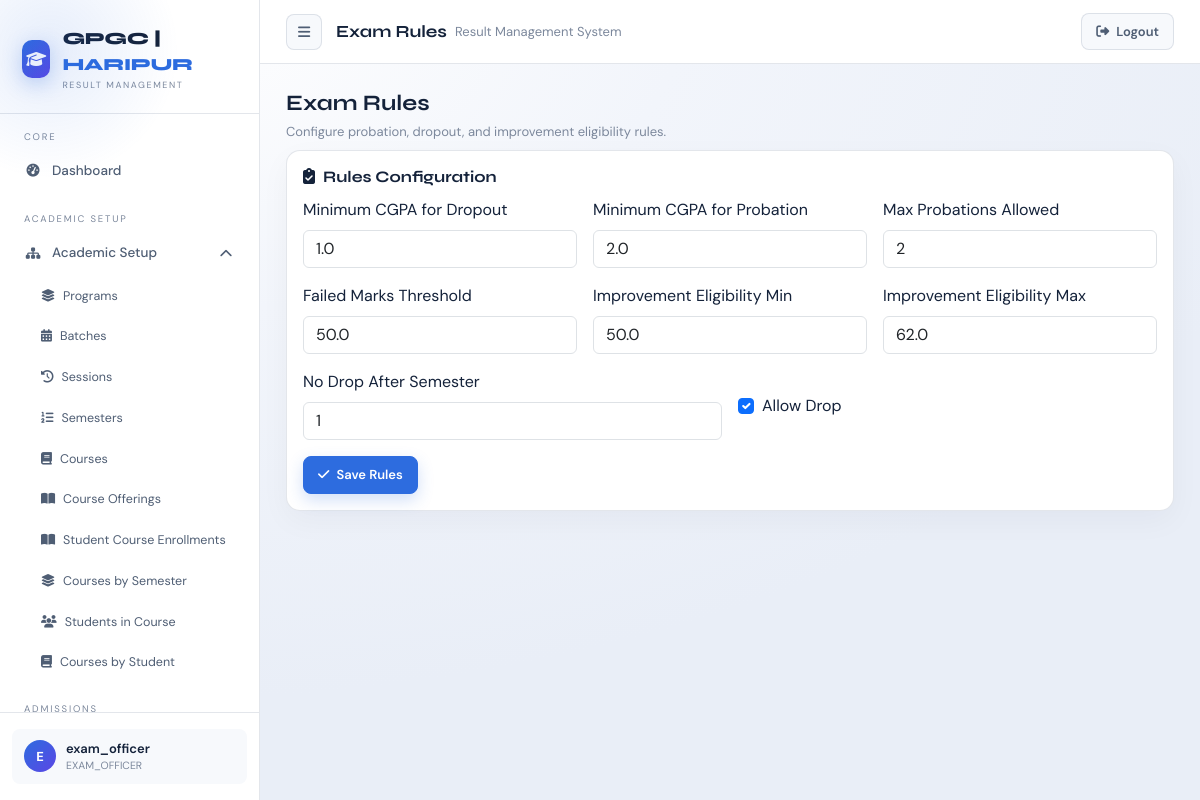
Screenshot of /exams/rules/ (signed in) with the database file from the repository.
### accounts/models.py (models this page shows, shortened)
class User(AbstractUser):
    department = models.ForeignKey(
        "academics.Department",
        on_delete=models.SET_NULL,
        null=True,
        blank=True,
        related_name="users"
    )
    is_locked = models.BooleanField(default=False)
    def in_group(self, name):
        return self.groups.filter(name=name).exists()
    def is_exam_officer(self):
        return self.in_group("EXAM_OFFICER")
    def is_student(self):
        return self.in_group("STUDENT")

### exams/models.py (models this page shows, shortened)
class ExamRules(models.Model):
    min_cgpa_dropout = models.FloatField(default=1.0)
    min_cgpa_probation = models.FloatField(default=2.0)
    max_probations_allowed = models.IntegerField(default=2)
    failed_marks_threshold = models.FloatField(default=50.0)
    improvement_min = models.FloatField(default=50.0)
    improvement_max = models.FloatField(default=62.0)
    no_drop_after_semester = models.IntegerField(default=1)
    can_drop = models.BooleanField(default=True)
    @classmethod
    def get_solo(cls):
        obj, _ = cls.objects.get_or_create(pk=1)
        return obj

### exams/views.py (the view)
# urls.py: path("rules/", views.exam_rules_view, name="exam_rules"),
@login_required(login_url="accounts:login_page")
@never_cache
def exam_rules_view(request):
    deny = _require_exam_read(request)
    if deny:
        return deny
    rules = ExamRules.get_solo()
    if request.method == "POST":
        form = ExamRulesForm(request.POST, instance=rules)
        if form.is_valid():
            form.save()
            messages.success(request, "Exam rules updated.")
            return redirect("exams:exam_rules")
    else:
        form = ExamRulesForm(instance=rules)
    return render(request, "exams/exam_rules.html", {"form": form})

### accounts/permissions.py (called while the page is built)
def perm_codename(module, action):
    mapping = MODULE_PERMS.get(module)
    if not mapping:
        return None
    app_label, model = mapping
    action_code = ACTION_TO_CODENAME.get(action)
    if not action_code:
        return None
    return app_label, f"{action_code}_{model}"

def can(user, module, action):
    code = perm_codename(module, action)
    if not code:
        return False
    app_label, codename = code
    return user.has_perm(f"{app_label}.{codename}")

### accounts/templatetags/permissions_tags.py (called while the page is built)
@register.simple_tag
def can(user, module, action):
    return can_check(user, module, action)

### exams/views.py (called while the page is built)
def _require_exam_read(request):
    if not can(request.user, "EXAMS", "read"):
        return redirect("accounts:dashboard")
    return None

### templates/exams/exam_rules.html (shortened to what this page needs)
{% extends "dashboard/layout.html" %}
{% block topbar_display %}Exam Rules{% endblock %}
{% block dashboard_content %}
<div class="rms-page-head">
    <h2>Exam Rules</h2>
    <p>Configure probation, dropout, and improvement eligibility rules.</p>
</div>
<div class="rms-card" style="max-width: 900px;">
    <div class="section-head">
        <h3><i class="fas fa-clipboard-check me-2"></i>Rules Configuration</h3>
    </div>
    <form method="post" class="row g-3">
        <div class="col-md-4">
            <label class="form-label" for="{{ form.min_cgpa_dropout.id_for_label }}">{{ form.min_cgpa_dropout.label }}</label>
            {{ form.min_cgpa_dropout }}
        </div>
        <div class="col-md-4">
            <label class="form-label" for="{{ form.min_cgpa_probation.id_for_label }}">{{ form.min_cgpa_probation.label }}</label>
            {{ form.min_cgpa_probation }}
        </div>
        <div class="col-md-4">
            <label class="form-label" for="{{ form.max_probations_allowed.id_for_label }}">{{ form.max_probations_allowed.label }}</label>
            {{ form.max_probations_allowed }}
        </div>
        <div class="col-md-4">
            <label class="form-label" for="{{ form.failed_marks_threshold.id_for_label }}">{{ form.failed_marks_threshold.label }}</label>
            {{ form.failed_marks_threshold }}
        </div>
        <div class="col-md-4">
            <label class="form-label" for="{{ form.improvement_min.id_for_label }}">{{ form.improvement_min.label }}</label>
            {{ form.improvement_min }}
        </div>
        <div class="col-md-4">
            <label class="form-label" for="{{ form.improvement_max.id_for_label }}">{{ form.improvement_max.label }}</label>
            {{ form.improvement_max }}
        </div>
        <div class="col-md-6">
            <label class="form-label" for="{{ form.no_drop_after_semester.id_for_label }}">{{ form.no_drop_after_semester.label }}</label>
            {{ form.no_drop_after_semester }}
        </div>
        <div class="col-md-6 pt-4">
            <div class="form-check">
                {{ form.can_drop }}
                <label class="form-check-label" for="{{ form.can_drop.id_for_label }}">{{ form.can_drop.label }}</label>
            </div>
        </div>
        <div class="col-12 d-flex gap-2">
            <button type="submit" class="btn btn-primary">
                <i class="fas fa-check"></i> Save Rules
            </button>
        </div>
    </form>
</div>
{% endblock %}

### templates/dashboard/layout.html (shortened to what this page needs)
{% extends "base.html" %}
{% load permissions_tags %}
{% block content %}
{% with path=request.path %}
<div class="app-shell" id="appShell">
    <aside class="sidebar">
        <div class="logo-area">
            <div class="logo-icon"><i class="fas fa-graduation-cap"></i></div>
            <div>
                <div class="logo-text">GPGC | <span>HARIPUR</span></div>
                <div class="logo-sub">Result Management</div>
            </div>
        </div>
        <div class="sidebar-nav">
        <div class="nav-section">
            <div class="nav-label">Core</div>
            <a class="nav-item{% if '/accounts/dashboard/' in path %} active{% endif %}"
                href="{% url 'accounts:dashboard' %}">
                <i class="fas fa-gauge-high"></i> Dashboard
            </a>
        </div>
        {% can request.user "BATCHES" "read" as can_batches %}
        {% can request.user "SESSIONS" "read" as can_sessions %}
        {% can request.user "SEMESTERS" "read" as can_semesters %}
        {% can request.user "COURSES" "read" as can_courses %}
        {% can request.user "COURSE_OFFERINGS" "read" as can_offerings %}
        {% can request.user "ENROLLMENTS" "read" as can_enrollments %}
        {% if can_batches or can_sessions or can_semesters or can_courses or can_offerings or can_enrollments %}
        <div class="nav-section">
            <div class="nav-label">Academic Setup</div>
            <div class="nav-group open">
                <div class="nav-item nav-toggle" data-toggle="academic-setup-menu">
                    <span style="display:flex;align-items:center;gap:10px;">
                        <i class="fas fa-sitemap"></i> Academic Setup
                    </span>
                    <i class="fas fa-chevron-down nav-caret"></i>
                </div>
                <div class="nav-submenu" id="academic-setup-menu">
                    {% if request.user.is_exam_officer %}
                    <a class="nav-subitem{% if '/academics/departments/' in path %} active{% endif %}"
                        href="{% url 'academics:departments' %}">
                        <i class="fas fa-layer-group"></i> Programs
                    </a>
                    {% endif %}
                    <a class="nav-subitem{% if '/academics/batches/' in path %} active{% endif %}"
                        href="{% url 'academics:batches' %}">
                        <i class="fas fa-calendar-days"></i> Batches
                    </a>
                    <a class="nav-subitem{% if '/academics/sessions/' in path %} active{% endif %}"
                        href="{% url 'academics:sessions' %}">
                        <i class="fas fa-clock-rotate-left"></i> Sessions
                    </a>
                    <a class="nav-subitem{% if '/academics/semesters/' in path %} active{% endif %}"
                        href="{% url 'academics:semesters' %}">
                        <i class="fas fa-list-ol"></i> Semesters
                    </a>
                    <a class="nav-subitem{% if '/courses/courses/' in path %} active{% endif %}"
                        href="{% url 'courses:courses' %}">
                        <i class="fas fa-book"></i> Courses
                    </a>
                    <a class="nav-subitem{% if '/courses/offerings/' in path %} active{% endif %}"
                        href="{% url 'courses:course_offerings' %}">
                        <i class="fas fa-book-open"></i> Course Offerings
                    </a>
                    <a class="nav-subitem{% if '/enrollments/enrollments/' in path %} active{% endif %}"
                        href="{% url 'enrollments:enrollments' %}">
                        <i class="fas fa-book-open"></i> Student Course Enrollments
                    </a>
                    <a class="nav-subitem{% if '/enrollments/semester-courses/' in path %} active{% endif %}"
                        href="{% url 'enrollments:semester_courses' %}">
                        <i class="fas fa-layer-group"></i> Courses by Semester
                    </a>
                    <a class="nav-subitem{% if '/enrollments/course-students/' in path %} active{% endif %}"
                        href="{% url 'enrollments:course_students' %}">
                        <i class="fas fa-users"></i> Students in Course
                    </a>
                    <a class="nav-subitem{% if '/enrollments/student-courses/' in path %} active{% endif %}"
                        href="{% url 'enrollments:student_courses' %}">
                        <i class="fas fa-book"></i> Courses by Student
                    </a>
                </div>
            </div>
        </div>
        {% endif %}
        {% can request.user "STUDENTS" "read" as can_students %}
        {% if can_students %}
        <div class="nav-section">
            <div class="nav-label">Admissions</div>
        </div>
        {% endif %}
        {% can request.user "EXAMS" "read" as can_exams %}
        {% can request.user "RESULTS" "read" as can_results %}
        </div>
        <div class="sidebar-footer">
            <div class="user-card">
                <div class="user-avatar">{{ request.user.username|first|upper }}</div>
                <div style="flex:1;overflow:hidden;">
                    <div class="user-name">{{ request.user.username }}</div>
                    <div class="user-role">
                        {% for g in request.user.groups.all %}
                        {{ g.name }}{% if not forloop.last %}, {% endif %}
                        {% empty %}
                        —
                        {% endfor %}
                    </div>
                </div>
            </div>
        </div>
    </aside>
    <div class="main">
        <div class="topbar">
            <button class="top-btn" type="button" id="sidebarToggle" aria-label="Toggle sidebar">
                <i class="fas fa-bars"></i>
            </button>
            <div class="topbar-title">
                {% block topbar_display %}{% endblock %}
                <span>Result Management System</span>
            </div>
            <div class="topbar-actions">
                <a class="btn btn-ghost" href="{% url 'accounts:logout' %}">
                    <i class="fas fa-right-from-bracket"></i> Logout
                </a>
            </div>
        </div>
        <div class="content">
            {% block dashboard_content %}{% endblock %}
        </div>
    </div>
</div>
{% endwith %}
{% endblock %}

### rows the page displays
User: user.username|first "E", user.username "exam_officer"
ExamRules: min_cgpa_dropout "1.0", min_cgpa_probation "2.0", max_probations_allowed "2", failed_marks_threshold "50.0", improvement_min "50.0", improvement_max "62.0", no_drop_after_semester "1", can_drop "☑"

### other values shown
{{ g.name }} "EXAM_OFFICER"
